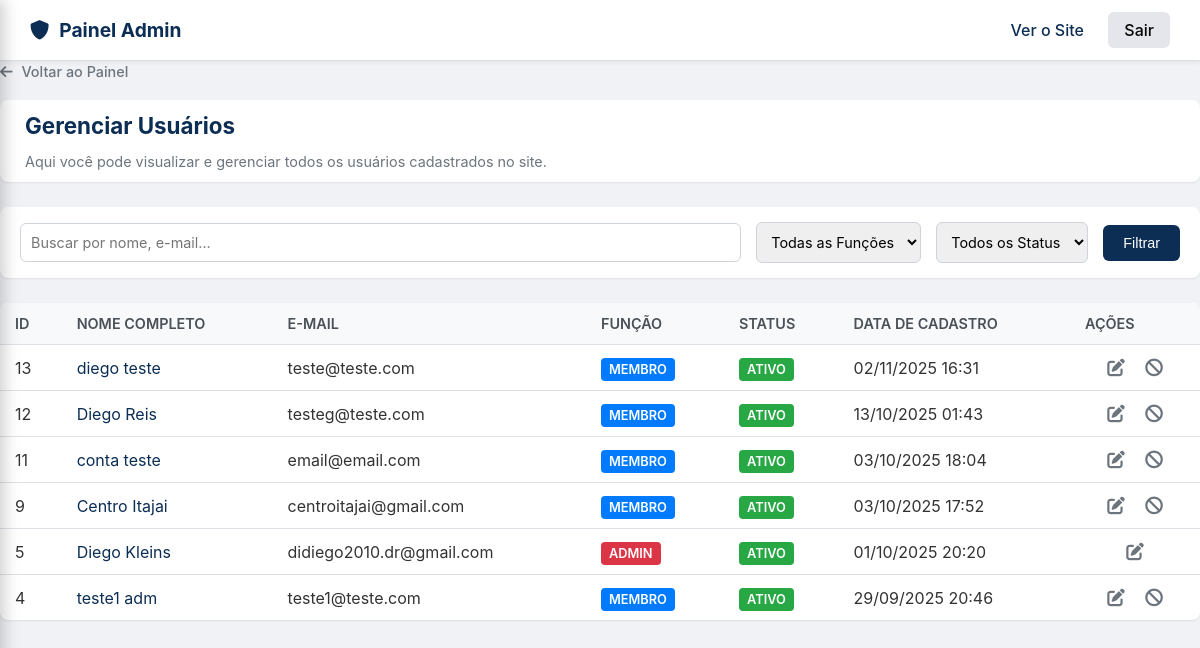
Page /admin/admin_usuarios.php (signed in) on the committed database.
### tables this page shows
CREATE TABLE `Usuarios` (
  `id` int(11) NOT NULL,
  `nome` varchar(50) NOT NULL,
  `sobrenome` varchar(100) NOT NULL,
  `data_nascimento` date DEFAULT NULL,
  `nome_de_usuario` varchar(50) NOT NULL,
  `email` varchar(100) NOT NULL,
  `senha_hash` varchar(255) NOT NULL,
  `role` varchar(20) NOT NULL DEFAULT 'membro',
  `status` enum('ativo','suspenso') NOT NULL DEFAULT 'ativo',
  `foto_perfil_url` varchar(255) DEFAULT NULL,
  `id_bairro` int(11) DEFAULT NULL,
  `data_cadastro` timestamp NOT NULL DEFAULT current_timestamp(),
  `relacionamento` enum('Não especificado','Solteiro(a)','Em um relacionamento sério','Casado(a)','Divorciado(a)') NOT NULL DEFAULT 'Não especificado' COMMENT 'Status de relacionamento do usuário',
  `biografia` text DEFAULT NULL COMMENT 'Pequena biografia ou descrição do usuário',
  `perfil_privado` tinyint(1) NOT NULL DEFAULT 0 COMMENT '0 = Público, 1 = Privado (apenas amigos)',
  `privacidade_amigos` enum('todos','amigos','ninguem') NOT NULL DEFAULT 'amigos' COMMENT 'Define quem pode ver a lista de amigos do utilizador',
  `ultimo_acesso` timestamp NULL DEFAULT NULL COMMENT 'Timestamp da última atividade do usuário'
);

### admin/admin_usuarios.php (the view, shortened to what this page needs)
<?php
require_once __DIR__ . '/../../config/database.php';
$busca = $_GET['busca'] ?? '';
$sql = "SELECT id, nome, sobrenome, email, role, data_cadastro, status FROM Usuarios";
$sql .= " ORDER BY id DESC";
$stmt = $conn->prepare($sql);
$stmt->execute();
$result = $stmt->get_result();
?>
<!DOCTYPE html>
<html lang="pt-br">
<head>
    <link rel="stylesheet" href="assets/css/admin.css?v=2.3">
    <link rel="stylesheet" href="https://cdnjs.cloudflare.com/ajax/libs/font-awesome/6.0.0-beta3/css/all.min.css">
</head>
<body>
    <?php
    include 'templates/admin_header.php';
    ?>
    <main class="admin-main-content">
        <a href="index.php" class="admin-back-button"><i class="fas fa-arrow-left"></i> Voltar ao Painel</a>
        <div class="admin-card">
            <h1>Gerenciar Usuários</h1>
            <p>Aqui você pode visualizar e gerenciar todos os usuários cadastrados no site.</p>
        </div>
        <div class="filter-bar">
            <form action="admin_usuarios.php" method="GET">
                <input type="text" name="busca" placeholder="Buscar por nome, e-mail..." value="<?php echo htmlspecialchars($busca); ?>">
                <select name="role">
                    <option value="">Todas as Funções</option>
                </select>
                <select name="status">
                    <option value="">Todos os Status</option>
                </select>
                <button type="submit" class="filter-btn">Filtrar</button>
            </form>
        </div>
        <div class="admin-table-container">
            <table class="admin-table">
                <thead>
                    <tr>
                        <th>ID</th>
                        <th>Nome Completo</th>
                        <th>E-mail</th>
                        <th>Função</th>
                        <th>Status</th>
                        <th>Data de Cadastro</th>
                        <th>Ações</th>
                    </tr>
                </thead>
                <tbody>
                    <?php if ($result && $result->num_rows > 0): ?>
                        <?php while($user = $result->fetch_assoc()): ?>
                            <tr>
                                <td><?php echo $user['id']; ?></td>
                                <td><a href="admin_editar_usuario.php?id=<?php echo $user['id']; ?>"><?php echo htmlspecialchars($user['nome'] . ' ' . $user['sobrenome']); ?></a></td>
                                <td><?php echo htmlspecialchars($user['email']); ?></td>
                                <td><span class="role-tag role-<?php echo strtolower($user['role']); ?>"><?php echo ucfirst($user['role']); ?></span></td>
                                <td><span class="status-tag status-<?php echo strtolower($user['status']); ?>"><?php echo ucfirst($user['status']); ?></span></td>
                                <td><?php echo date("d/m/Y H:i", strtotime($user['data_cadastro'])); ?></td>
                                <td class="actions-cell">
                                    <a href="admin_editar_usuario.php?id=<?php echo $user['id']; ?>" title="Editar Usuário"><i class="fas fa-edit"></i></a>
                                    <?php if ($user['id'] != $_SESSION['user_id']): ?>
                                        <?php if ($user['status'] === 'ativo'): ?>
                                            <a href="../api/admin/toggle_user_status.php?id=<?php echo $user['id']; ?>" title="Suspender Usuário" onclick="return confirm('Tem certeza que deseja suspender este usuário?');"><i class="fas fa-ban"></i></a>
                                        <?php else: ?>
                                            <a href="../api/admin/toggle_user_status.php?id=<?php echo $user['id']; ?>" title="Reativar Usuário" onclick="return confirm('Tem certeza que deseja reativar este usuário?');"><i class="fas fa-user-check"></i></a>
                                        <?php endif; ?>
                                    <?php endif; ?>
                                </td>
                            </tr>
                        <?php endwhile; ?>
                    <?php else: ?>
                        <tr>
                            <td colspan="7">Nenhum usuário encontrado com os filtros aplicados.</td>
                        </tr>
                    <?php endif; ?>
                </tbody>
            </table>
        </div>
    </main>
</body>
</html>

### admin/assets/css/admin.css (style rules this page uses)
body { font-family: -apple-system, BlinkMacSystemFont, "Segoe UI", Roboto, Helvetica, Arial, sans-serif; background-color: #f0f2f5; margin: 0; color: #333; }
a { color: #0c2d54; text-decoration: none; }
.admin-back-button { display: inline-block; margin-bottom: 20px; font-size: 0.9em; font-weight: 500; color: #6c757d; transition: color 0.2s; }
.admin-back-button i { margin-right: 5px; }
.admin-card { background-color: #fff; border-radius: 8px; padding: 12px 25px; box-shadow: 0 1px 2px rgba(0,0,0,0.08); margin-bottom: 25px; }
.admin-card h1 { margin-top: 0; margin-bottom: 4px; color: #0c2d54; font-size: 1.4em; }
.admin-card p { margin-bottom: 0; font-size: 0.9em; color: #6c757d; }
.filter-bar { background-color: #fff; border-radius: 8px; padding: 15px 20px; box-shadow: 0 1px 2px rgba(0,0,0,0.08); margin-bottom: 25px; }
.filter-bar form { display: flex; align-items: center; gap: 15px; flex-wrap: wrap; }
.filter-bar input[type="text"], .filter-bar select { padding: 10px; border: 1px solid #ced4da; border-radius: 6px; font-size: 0.9em; font-family: inherit; }
.filter-bar input[type="text"] { flex-grow: 1; }
.filter-btn { padding: 10px 20px; background-color: #0c2d54; color: #fff; border: none; border-radius: 6px; font-size: 0.9em; font-weight: 500; cursor: pointer; transition: background-color 0.2s; }
.admin-table-container { background-color: #fff; border-radius: 8px; box-shadow: 0 1px 2px rgba(0,0,0,0.08); overflow-x: auto; }
.admin-table { width: 100%; border-collapse: collapse; }
.admin-table th, .admin-table td { padding: 12px 15px; text-align: left; border-bottom: 1px solid #dee2e6; vertical-align: middle; white-space: nowrap; }
.admin-table tbody tr:last-child td { border-bottom: none; }
.admin-table thead th { background-color: #f8f9fa; font-weight: 600; color: #495057; font-size: 0.9em; text-transform: uppercase; }
.role-tag, .status-tag { padding: 4px 8px; border-radius: 4px; font-size: 0.8em; font-weight: 600; color: #fff; text-transform: uppercase; }
.role-admin { background-color: #dc3545; }
.role-membro { background-color: #007bff; }
.status-ativo { background-color: #28a745; }
.actions-cell { width: 100px; text-align: center !important; }
.actions-cell a { color: #6c757d; margin: 0 8px; font-size: 1.1em; }

### rows in the picture
usuarios: id "13", nome+sobrenome "diego teste", email "teste@teste.com", role "MEMBRO", status "ATIVO", data_cadastro "02/11/2025 16:31"
usuarios: id "12", nome+sobrenome "Diego Reis", email "testeg@teste.com", role "MEMBRO", status "ATIVO", data_cadastro "13/10/2025 01:43"
usuarios: id "11", nome+sobrenome "conta teste", email "email@email.com", role "MEMBRO", status "ATIVO", data_cadastro "03/10/2025 18:04"
usuarios: id "9", nome+sobrenome "Centro Itajai", email "centroitajai@gmail.com", role "MEMBRO", status "ATIVO", data_cadastro "03/10/2025 17:52"
usuarios: id "5", nome+sobrenome "Diego Kleins", email "didiego2010.dr@gmail.com", role "ADMIN", status "ATIVO", data_cadastro "01/10/2025 20:20"
usuarios: id "4", nome+sobrenome "teste1 adm", email "teste1@teste.com", role "MEMBRO", status "ATIVO", data_cadastro "29/09/2025 20:46"
